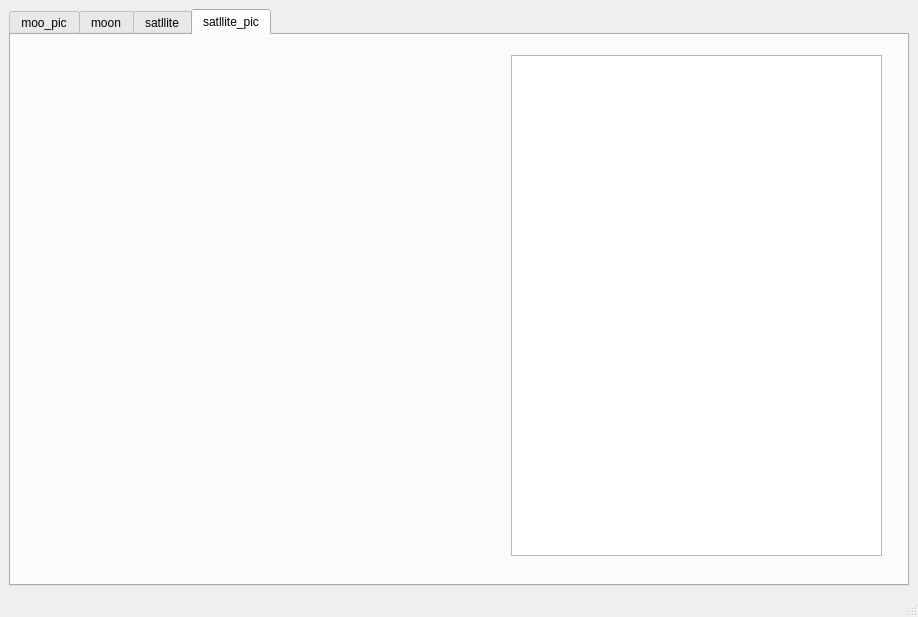
<?xml version="1.0" encoding="UTF-8"?>
<ui version="4.0">
 <class>MainWindow</class>
 <widget class="QMainWindow" name="MainWindow">
  <property name="geometry">
   <rect>
    <x>0</x>
    <y>0</y>
    <width>918</width>
    <height>617</height>
   </rect>
  </property>
  <property name="windowTitle">
   <string>MainWindow</string>
  </property>
  <widget class="QWidget" name="centralwidget">
   <layout class="QHBoxLayout" name="horizontalLayout_2">
    <item>
     <widget class="QTabWidget" name="tabWidget">
      <property name="currentIndex">
       <number>3</number>
      </property>
      <widget class="QWidget" name="tab_3">
       <attribute name="title">
        <string>moo_pic</string>
       </attribute>
       <layout class="QGridLayout" name="gridLayout" rowstretch="4,1" rowminimumheight="0,0">
        <item row="0" column="0">
         <widget class="mydraawing" name="widget_1" native="true"/>
        </item>
        <item row="0" column="1">
         <widget class="mydraawing" name="widget_2" native="true"/>
        </item>
        <item row="1" column="0">
         <widget class="mydraawing" name="widget_3" native="true"/>
        </item>
        <item row="1" column="1">
         <widget class="mydraawing" name="widget_4" native="true"/>
        </item>
       </layout>
      </widget>
      <widget class="QWidget" name="tab">
       <attribute name="title">
        <string>moon</string>
       </attribute>
       <layout class="QHBoxLayout" name="horizontalLayout" stretch="3,1">
        <property name="sizeConstraint">
         <enum>QLayout::SetDefaultConstraint</enum>
        </property>
        <item>
         <widget class="QTableView" name="sun_moon"/>
        </item>
        <item>
         <layout class="QVBoxLayout" name="verticalLayout">
          <property name="sizeConstraint">
           <enum>QLayout::SetFixedSize</enum>
          </property>
          <item>
           <widget class="QLineEdit" name="lineEdit_search">
            <property name="minimumSize">
             <size>
              <width>100</width>
              <height>40</height>
             </size>
            </property>
            <property name="maximumSize">
             <size>
              <width>200</width>
              <height>16777215</height>
             </size>
            </property>
           </widget>
          </item>
          <item>
           <widget class="QPushButton" name="pushButton_search">
            <property name="minimumSize">
             <size>
              <width>100</width>
              <height>40</height>
             </size>
            </property>
            <property name="maximumSize">
             <size>
              <width>200</width>
              <height>16777215</height>
             </size>
            </property>
            <property name="text">
             <string>Search</string>
            </property>
           </widget>
          </item>
          <item>
           <widget class="QPushButton" name="pushButton_showall">
            <property name="minimumSize">
             <size>
              <width>100</width>
              <height>40</height>
             </size>
            </property>
            <property name="maximumSize">
             <size>
              <width>200</width>
              <height>16777215</height>
             </size>
            </property>
            <property name="text">
             <string>Show All</string>
            </property>
           </widget>
          </item>
          <item>
           <widget class="QPushButton" name="pushButton_add">
            <property name="minimumSize">
             <size>
              <width>100</width>
              <height>40</height>
             </size>
            </property>
            <property name="maximumSize">
             <size>
              <width>200</width>
              <height>16777215</height>
             </size>
            </property>
            <property name="text">
             <string>Add</string>
            </property>
           </widget>
          </item>
          <item>
           <widget class="QPushButton" name="pushButton_delete">
            <property name="minimumSize">
             <size>
              <width>100</width>
              <height>40</height>
             </size>
            </property>
            <property name="maximumSize">
             <size>
              <width>200</width>
              <height>16777215</height>
             </size>
            </property>
            <property name="text">
             <string>Delete</string>
            </property>
           </widget>
          </item>
          <item>
           <widget class="QPushButton" name="pushButton_update">
            <property name="minimumSize">
             <size>
              <width>100</width>
              <height>40</height>
             </size>
            </property>
            <property name="maximumSize">
             <size>
              <width>200</width>
              <height>16777215</height>
             </size>
            </property>
            <property name="text">
             <string>Update</string>
            </property>
           </widget>
          </item>
         </layout>
        </item>
       </layout>
      </widget>
      <widget class="QWidget" name="tab_2">
       <attribute name="title">
        <string>satllite</string>
       </attribute>
       <layout class="QHBoxLayout" name="horizontalLayout_4" stretch="4,1">
        <item>
         <widget class="QTableView" name="satllite"/>
        </item>
        <item>
         <layout class="QVBoxLayout" name="verticalLayout_3">
          <item>
           <widget class="QLineEdit" name="serch_sat">
            <property name="minimumSize">
             <size>
              <width>0</width>
              <height>40</height>
             </size>
            </property>
           </widget>
          </item>
          <item>
           <widget class="QPushButton" name="bserch_sta">
            <property name="minimumSize">
             <size>
              <width>0</width>
              <height>40</height>
             </size>
            </property>
            <property name="text">
             <string>Search</string>
            </property>
           </widget>
          </item>
          <item>
           <widget class="QPushButton" name="all_sta">
            <property name="minimumSize">
             <size>
              <width>0</width>
              <height>40</height>
             </size>
            </property>
            <property name="text">
             <string>Show All</string>
            </property>
           </widget>
          </item>
          <item>
           <widget class="QPushButton" name="add_sta">
            <property name="minimumSize">
             <size>
              <width>0</width>
              <height>40</height>
             </size>
            </property>
            <property name="text">
             <string>Add</string>
            </property>
           </widget>
          </item>
          <item>
           <widget class="QPushButton" name="delete_sta">
            <property name="minimumSize">
             <size>
              <width>0</width>
              <height>40</height>
             </size>
            </property>
            <property name="text">
             <string>Delete</string>
            </property>
           </widget>
          </item>
          <item>
           <widget class="QPushButton" name="update_sta">
            <property name="minimumSize">
             <size>
              <width>0</width>
              <height>40</height>
             </size>
            </property>
            <property name="text">
             <string>update</string>
            </property>
           </widget>
          </item>
         </layout>
        </item>
       </layout>
      </widget>
      <widget class="QWidget" name="satllite">
       <attribute name="title">
        <string>satllite_pic</string>
       </attribute>
       <widget class="mydraawing" name="widget" native="true">
        <property name="geometry">
         <rect>
          <x>30</x>
          <y>10</y>
          <width>461</width>
          <height>301</height>
         </rect>
        </property>
       </widget>
       <widget class="QTextEdit" name="textEdit">
        <property name="geometry">
         <rect>
          <x>500</x>
          <y>20</y>
          <width>371</width>
          <height>501</height>
         </rect>
        </property>
       </widget>
       <widget class="QWidget" name="widget_5" native="true">
        <property name="geometry">
         <rect>
          <x>30</x>
          <y>320</y>
          <width>471</width>
          <height>201</height>
         </rect>
        </property>
       </widget>
      </widget>
     </widget>
    </item>
   </layout>
  </widget>
  <widget class="QMenuBar" name="menubar">
   <property name="geometry">
    <rect>
     <x>0</x>
     <y>0</y>
     <width>918</width>
     <height>23</height>
    </rect>
   </property>
  </widget>
  <widget class="QStatusBar" name="statusbar"/>
 </widget>
 <customwidgets>
  <customwidget>
   <class>mydraawing</class>
   <extends>QWidget</extends>
   <header>mydraawing.h</header>
   <container>1</container>
  </customwidget>
 </customwidgets>
 <resources/>
 <connections/>
</ui>
